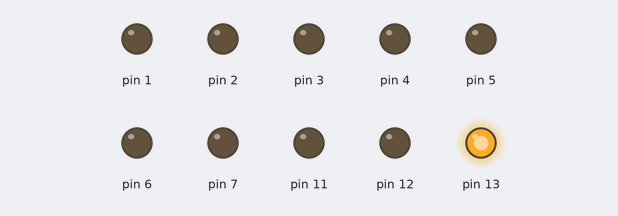
The sketch below on a simulated Arduino Uno, built with avr-gcc and run on an emulated ATmega328P. Parts: output pins drawn as LEDs (lit = HIGH).

Above: at 0.5 s.
At 1.7 s:
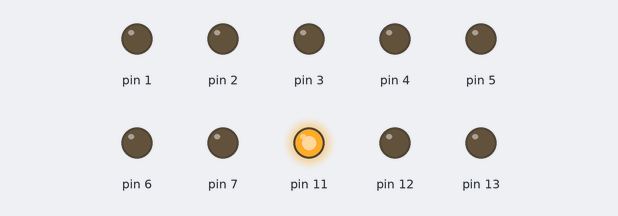
At 2.2 s:
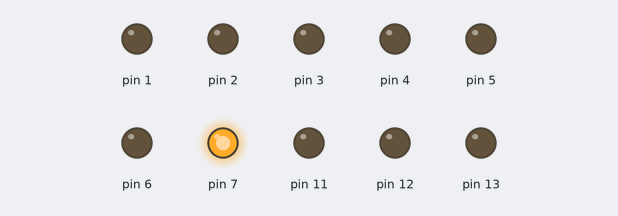
At 3.7 s:
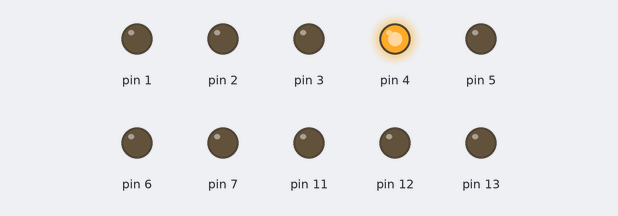
At 5.2 s:
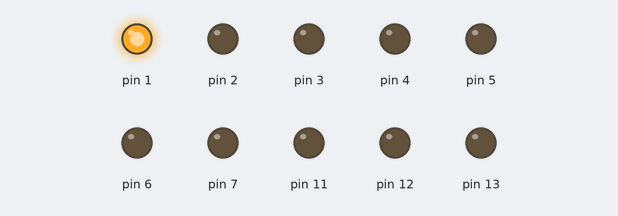
At 6.7 s:
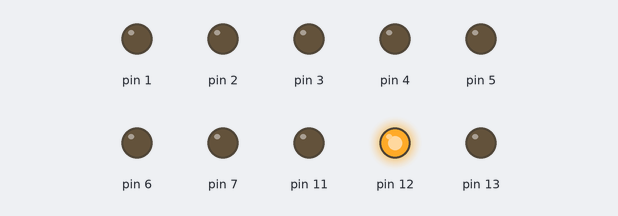
Timing chart, 0 to 7.2 s (numbered marks = the images above):
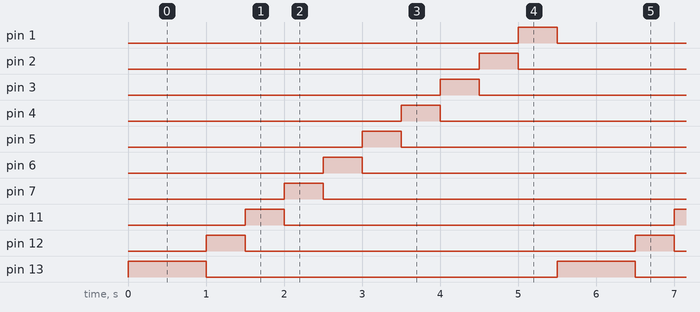

The sketch:

grand_bombul_inari1.ino
```cpp
// C++ code

void setup() {
  pinMode(13, OUTPUT);
  pinMode(12, OUTPUT);
  pinMode(11, OUTPUT);
  pinMode(7, OUTPUT);
  pinMode(6, OUTPUT);
  pinMode(5, OUTPUT);
  pinMode(4, OUTPUT);
  pinMode(3, OUTPUT);
  pinMode(2, OUTPUT);
  pinMode(1, OUTPUT);
}

void loop() {
  digitalWrite(13, HIGH);
  delay(1000); // Espera por 1000 milissegundos
  digitalWrite(13, LOW);

  digitalWrite(12, HIGH);
  delay(500);
  digitalWrite(12, LOW);

  digitalWrite(11, HIGH);
  delay(500);
  digitalWrite(11, LOW);

  digitalWrite(7, HIGH);
  delay(500);
  digitalWrite(7, LOW);

  digitalWrite(6, HIGH);
  delay(500);
  digitalWrite(6, LOW);

  digitalWrite(5, HIGH);
  delay(500);
  digitalWrite(5, LOW);

  digitalWrite(4, HIGH);
  delay(500);
  digitalWrite(4, LOW);

  digitalWrite(3, HIGH);
  delay(500);
  digitalWrite(3, LOW);

  digitalWrite(2, HIGH);
  delay(500);
  digitalWrite(2, LOW);

  digitalWrite(1, HIGH);
  delay(500);
  digitalWrite(1, LOW);
}
```

Measured:
- by itself, pin 1–7, pin 11, pin 12: alternates HIGH for 0.50 s and LOW for 5.0 s
- by itself, pin 13: alternates HIGH for 1.0 s and LOW for 4.5 s
- by itself, everything shown: repeats every 5.5 s, in 11 steps
